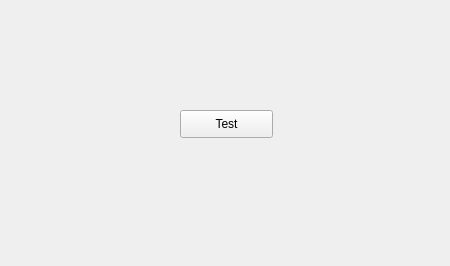
<?xml version="1.0" encoding="UTF-8"?>
<ui version="4.0">
 <class>MainWindow</class>
 <widget class="QWidget" name="MainWindow">
  <property name="geometry">
   <rect>
    <x>0</x>
    <y>0</y>
    <width>450</width>
    <height>266</height>
   </rect>
  </property>
  <property name="windowTitle">
   <string>Codificador/Decodificador</string>
  </property>
  <widget class="QWidget" name="centralwidget" native="true">
   <property name="geometry">
    <rect>
     <x>0</x>
     <y>0</y>
     <width>431</width>
     <height>258</height>
    </rect>
   </property>
   <widget class="QPushButton" name="test_button">
    <property name="geometry">
     <rect>
      <x>180</x>
      <y>110</y>
      <width>93</width>
      <height>28</height>
     </rect>
    </property>
    <property name="text">
     <string>Test</string>
    </property>
   </widget>
  </widget>
 </widget>
 <resources/>
 <connections/>
</ui>
